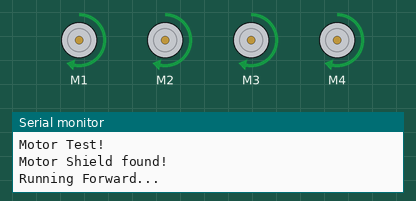
Simulated run of this sketch. Board: Arduino Uno, built with avr-gcc and run on an emulated ATmega328P. Shown: 4 × DC motor (green arrow = forward, orange = backward, longer = faster), the last lines printed to the serial monitor.

Above: at 0.5 s.
At 5.0 s:
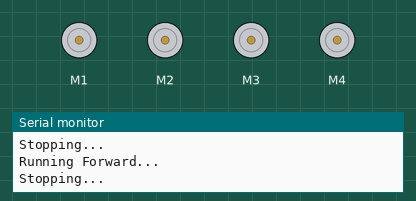
Timing chart, 0 to 6.9 s (numbered marks = the images above):
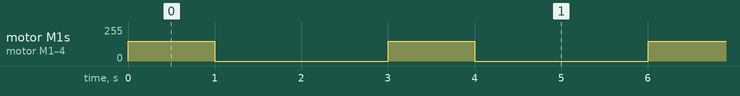

The sketch:

RunForwardLoopCheck.ino
```cpp
#include <Wire.h>
#include <Adafruit_MotorShield.h>

// Create the motor shield object with the default I2C address
Adafruit_MotorShield AFMS = Adafruit_MotorShield();

// Define the 4 motors
// initialize motor pointers
Adafruit_DCMotor *motor1 = AFMS.getMotor(1);
Adafruit_DCMotor *motor2 = AFMS.getMotor(2);
Adafruit_DCMotor *motor3 = AFMS.getMotor(3);
Adafruit_DCMotor *motor4 = AFMS.getMotor(4);

void setup() {
Serial.begin(9600);           // Start Serial Monitor for debugging
  Serial.println("Motor Test!");

  if (!AFMS.begin()) {         // Start the shield
    Serial.println("Could not find Motor Shield. Check connections.");
    while (1); // Stop here if shield is not found
  }
  Serial.println("Motor Shield found!");

  // Set speed (0-255)
  motor1->setSpeed(150);
  motor2->setSpeed(150);
  motor3->setSpeed(150);
  motor4->setSpeed(150);
}
void loop() {
Serial.println("Running Forward...");

  // Run motors
  motor1->run(FORWARD);
  motor2->run(FORWARD);
  motor3->run(FORWARD);
  motor4->run(FORWARD);

  delay(1000); // Wait 1 second

  Serial.println("Stopping...");

  // Stop motors
  motor1->run(RELEASE);
  motor2->run(RELEASE);
  motor3->run(RELEASE);
  motor4->run(RELEASE);

  delay(2000); // Wait 2 seconds before repeating
}
```

Measured:
- by itself, motor M1–4: alternates forward 150/255 for 1.0 s and stopped for 2.0 s
